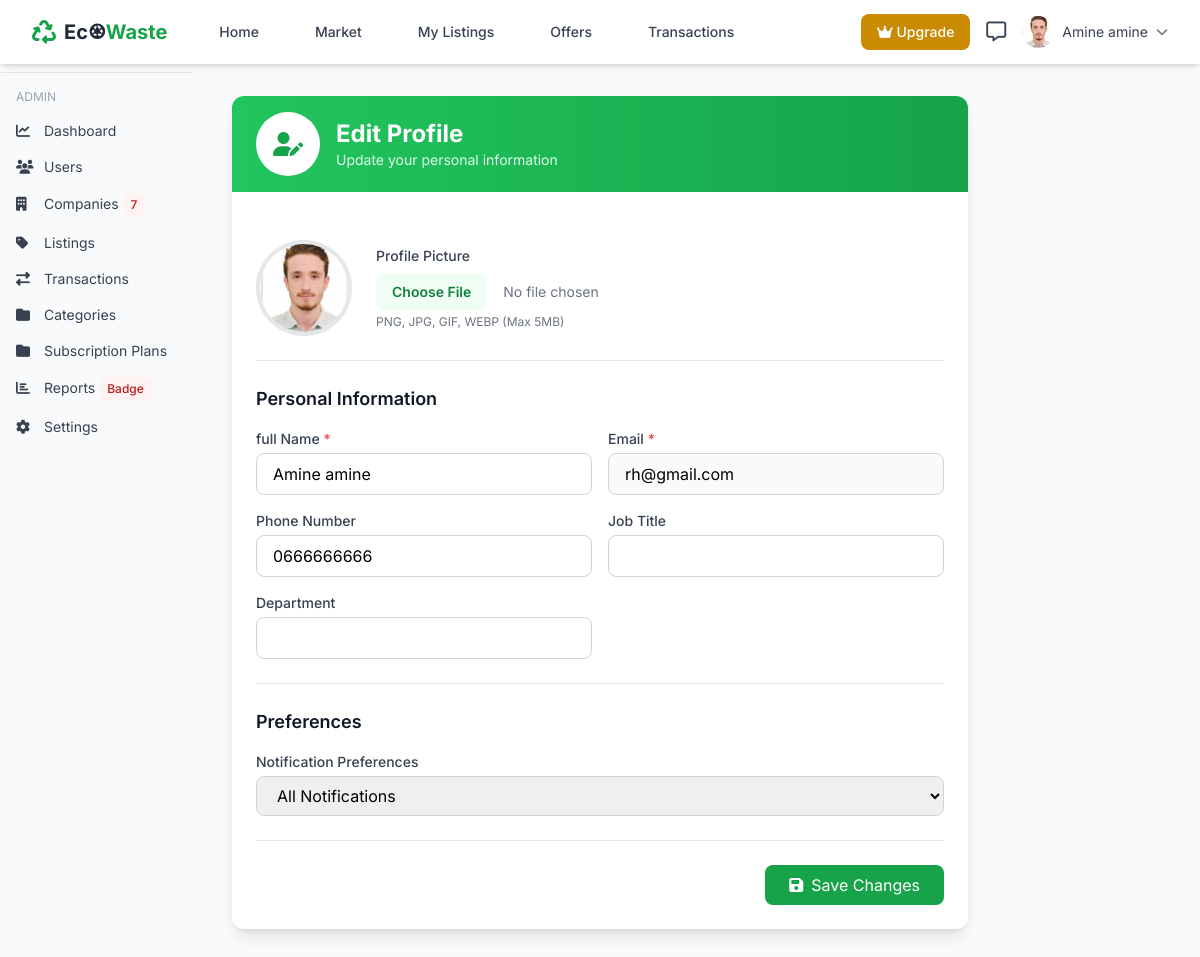
The app's page /auth/settings/profile (signed in) with its own data.
### app/auth/models.py (models this page shows, shortened)
class User(db.Model,UserMixin):
    __tablename__ = 'user'
    id = db.Column(db.Integer(),primary_key=True)
    company_id = db.Column(db.Integer(),db.ForeignKey('company.id'))
    full_name = db.Column(db.String(length=30),nullable=False)
    avatar_url= db.Column(db.String(length=30))
    phone = db.Column(db.String(length=30))
    email = db.Column(db.String(length=50),nullable=False,index=True)
    email_verified=db.Column(db.Boolean(),default=False)
    password_hash=db.Column(db.String(length=50),nullable=False)
    role = db.Column(db.String(length=30),nullable=False)  # owner, manager, employee
    job_title =db.Column(db.String(length=30))
    department =db.Column(db.String(length=30))
    notification_preferences =db.Column(db.String(length=30))
    reset_password_token = db.Column(db.String(100), unique=True, index=True)
    reset_password_expires = db.Column(db.DateTime)
    email_verified = db.Column(db.Boolean, default=False)
    email_verified_at = db.Column(db.DateTime)
    verification_token = db.Column(db.String(100), unique=True)
    verification_token_expires = db.Column(db.DateTime)
    verification_attempts = db.Column(db.Integer, default=0)
    status=db.Column(db.String(length=30), default="active")
    authorized=db.Column(db.Boolean(),default=True)
    created_at = db.Column(db.DateTime(timezone=True), server_default=db.func.now())
    owned_company = db.relationship("Company", back_populates="users")
    items = db.relationship('Item', back_populates='owned_user',lazy=True)
    notifications = db.relationship('Notification', back_populates='user')
    transactions_as_seller_manager = db.relationship('Transaction',foreign_keys='Transaction.seller_manager_id', back_populates='seller_manager',lazy=True)
    transactions_as_buyer_manager = db.relationship('Transaction',foreign_keys='Transaction.buyer_manager_id',  back_populates='buyer_manager',lazy=True)
    reviews_written = db.relationship('Review', back_populates='reviewer',foreign_keys='Review.reviewer_id')
    @property
    def unread_notification_count(self):
        from app.auth.models import Notification
        from datetime import datetime
        Notif = namedtuple('Notif', ['related_type', 'related_type_count'])
        result=Notification.query.with_entities(
                Notification.related_type,
                func.count(Notification.id).label("related_type_count")
                ).group_by(Notification.related_type).filter_by(is_read=False,user_id=current_user.id).all()
        result_object={}
        for res in result:
            result_object[res.related_type]=res.related_type_count
        return result_object
    @property
    def password(self):
        return self.password

### app/auth/routes.py (the view, shortened to what this page needs)
@bp.route("/settings/profile", methods=["POST","GET"])
@login_required
def update_profile():
    user = User.query.get(current_user.id)
    form=EditUserForm(obj=user)
    return render_template('edit_user.html',form=form,user=current_user)

### app/auth/templates/edit_user.html (shortened to what this page needs)
{% extends "base.html" %}
{% block content %}
<div class="bg-gray-50 min-h-screen py-8">
    <div class="max-w-3xl mx-auto px-4">
        <div class="bg-white rounded-xl shadow-lg overflow-hidden">
            <div class="bg-gradient-to-r from-green-500 to-green-600 px-6 py-4">
                <div class="flex items-center space-x-4">
                    <div class="w-16 h-16 bg-white rounded-full flex items-center justify-center">
                        <i class="fas fa-user-edit text-2xl text-green-600"></i>
                    </div>
                    <div>
                        <h1 class="text-2xl font-bold text-white">Edit Profile</h1>
                        <p class="text-green-100 text-sm">Update your personal information</p>
                    </div>
                </div>
            </div>
            <div class="p-6">
                <form method="POST" enctype="multipart/form-data" class="space-y-6">
                    <div class="flex items-center space-x-6">
                        <div class="flex-shrink-0">
                            {% if user.avatar_url %}
                            <img src="{{ url_for('static', filename='uploads/avatars/' + user.avatar_url) }}"
                                 class="w-24 h-24 rounded-full object-cover border-4 border-gray-200">
                            {% else %}
                            <div class="w-24 h-24 bg-gray-200 rounded-full flex items-center justify-center">
                                <i class="fas fa-user text-4xl text-gray-400"></i>
                            </div>
                            {% endif %}
                        </div>
                        <div class="flex-1">
                            <label class="block text-sm font-medium text-gray-700 mb-2">
                                Profile Picture
                            </label>
                            {{ form.avatar(class="block w-full text-sm text-gray-500 file:mr-4 file:py-2 file:px-4 file:rounded-lg file:border-0 file:text-sm file:font-semibold file:bg-green-50 file:text-green-700 hover:file:bg-green-100") }}
                            <p class="text-xs text-gray-500 mt-1">PNG, JPG, GIF, WEBP (Max 5MB)</p>
                        </div>
                    </div>
                    <div class="border-t pt-6">
                        <h3 class="text-lg font-semibold text-gray-900 mb-4">Personal Information</h3>
                        <div class="grid grid-cols-1 md:grid-cols-2 gap-4">
                            <div>
                                <label class="block text-sm font-medium text-gray-700 mb-1">
                                    full Name <span class="text-red-500">*</span>
                                </label>
                                {{ form.full_name(class="w-full border border-gray-300 rounded-lg px-4 py-2 focus:ring-green-500 focus:border-green-500") }}
                            </div>
                            <div>
                                <label class="block text-sm font-medium text-gray-700 mb-1">
                                    Email <span class="text-red-500">*</span>
                                </label>
                                {{ form.email(disabled=True,class="w-full border border-gray-300 rounded-lg px-4 py-2 focus:ring-green-500 focus:border-green-500", type="email") }}
                            </div>
                            <div>
                                <label class="block text-sm font-medium text-gray-700 mb-1">
                                    Phone Number
                                </label>
                                {{ form.phone(class="w-full border border-gray-300 rounded-lg px-4 py-2 focus:ring-green-500 focus:border-green-500") }}
                            </div>
                            <div>
                                <label class="block text-sm font-medium text-gray-700 mb-1">
                                    Job Title
                                </label>
                                {{ form.job_title(class="w-full border border-gray-300 rounded-lg px-4 py-2 focus:ring-green-500 focus:border-green-500") }}
                            </div>
                            <div>
                                <label class="block text-sm font-medium text-gray-700 mb-1">
                                    Department
                                </label>
                                {{ form.department(class="w-full border border-gray-300 rounded-lg px-4 py-2 focus:ring-green-500 focus:border-green-500") }}
                            </div>
                        </div>
                    </div>
                    <div class="border-t pt-6">
                        <h3 class="text-lg font-semibold text-gray-900 mb-4">Preferences</h3>
                        <div>
                            <label class="block text-sm font-medium text-gray-700 mb-1">
                                Notification Preferences
                            </label>
                            {{ form.notification_preferences(class="w-full border border-gray-300 rounded-lg px-4 py-2 focus:ring-green-500 focus:border-green-500") }}
                        </div>
                    </div>
                    <div class="flex justify-end space-x-4 pt-6 border-t">
                        <button type="submit"
                                class="px-6 py-2 bg-green-600 text-white rounded-lg hover:bg-green-700 transition">
                            <i class="fas fa-save mr-2"></i>Save Changes
                        </button>
                    </div>
                </form>
            </div>
        </div>
    </div>
</div>
{% endblock %}

### app/templates/base.html (shortened to what this page needs)
<!DOCTYPE html>
<html lang="en">
<head>
    <script src="https://cdn.tailwindcss.com"></script>
    <link rel="stylesheet" href="https://cdnjs.cloudflare.com/ajax/libs/font-awesome/6.4.0/css/all.min.css">
</head>
<body class="bg-gray-50">
    <nav class="bg-white shadow-md sticky top-0 z-50">
        <div class="max-w-7xl mx-auto px-4 sm:px-6 lg:px-8">
            <div class="flex justify-between h-16">
                <div class="flex items-center">
                    <a href="{{ url_for('home') }}" class="flex items-center space-x-2">
                        <i class="fas fa-recycle text-2xl text-green-600"></i>
                        <span class="font-bold text-xl text-gray-800">Ec♼<span class="text-green-600">Waste</span></span>
                    </a>
                    <div class="hidden md:flex ml-10 space-x-8">
                        <a href="{{ url_for('home') }}" class="text-gray-700 hover:text-green-600 px-3 py-2 text-sm font-medium {% if request.endpoint == 'main.index' %}text-green-600 border-b-2 border-green-600{% endif %}">
                            Home
                        </a>
                        <a  href="{{url_for('listings.market_category')}}" class="text-gray-700 hover:text-green-600 px-3 py-2 text-sm font-medium ">
                            Market
                        </a>
                        {% if current_user.is_authenticated %}
                         {%set notif=current_user.unread_notification_count%}
                        <a href="{{ url_for('listings.listings') }}" class="text-gray-700 hover:text-green-600 px-3 py-2 text-sm font-medium">
                            My Listings
                        </a>
                            <a href="{{ url_for('offers.index') }}" class="relative inline-block text-gray-700 hover:text-green-600 px-3 py-2 text-sm font-medium">
                            Offers
                            </a>
                        <a href="{{ url_for('transactions.index') }}" class="relative inline-block text-gray-700 hover:text-green-600 px-3 py-2 text-sm font-medium">
                            Transactions
                        </a>
                        {% endif %}
                    </div>
                </div>
                <div class="flex items-center space-x-4">
                    {% if current_user.is_authenticated %}
                    {% if current_user.owned_company.subscription_status =="active" %}
                    <a href="{{ url_for('subscription.pricing') }}" class="bg-yellow-600 text-white px-4 py-2 rounded-lg text-sm font-medium hover:bg-fuchsia-700 transition">
                        <i class="fa-solid fa-crown"></i> {{current_user.owned_company.subscription_plan.name}}
                    </a>
                    {%elif current_user.owned_company.subscription_status =="pending_payment"%}
                     <a href="{{ url_for('subscription.pricing') }}" class="bg-yellow-600 text-white px-4 py-2 rounded-lg text-sm font-medium hover:bg-fuchsia-700 transition">
                        <i class="fa-solid fa-crown"></i> Pending
                    </a>
                    {% else %}
                     <a href="{{ url_for('subscription.pricing') }}" class="bg-yellow-600 text-white px-4 py-2 rounded-lg text-sm font-medium hover:bg-fuchsia-700 transition">
                        <i class="fa-solid fa-crown"></i> Upgrade
                    </a>
                    {% endif %}
                    <div class="relative inline-block">
                        <a href="{{ url_for('messages.index') }}" class="text-gray-700 hover:text-green-600">
                            <i class="fa-regular fa-message text-xl"></i>
                        </a>
                    </div>
                    <div class="relative group">
                        <button class="flex items-center space-x-2 focus:outline-none">
                            {% if current_user.avatar_url %}
                            <img src="{{ url_for('static', filename='uploads/avatars/' + current_user.avatar_url) }}" class="w-8 h-8 rounded-full object-cover">
                            {% else %}
                            <div class="w-8 h-8 rounded-full bg-green-100 flex items-center justify-center">
                                <span class="text-green-600 font-medium">{{ current_user.initials }}</span>
                            </div>
                            {% endif %}
                            <span class="text-sm text-gray-700 hidden md:inline">{{ current_user.full_name }}</span>
                            <i class="fas fa-chevron-down text-xs text-gray-500"></i>
                        </button>
                    </div>
                    {% endif %}
                </div>
            </div>
        </div>
    </nav>
    {% if current_user.is_authenticated and current_user.role == 'super_admin' %}
<div class="border-t mt-2 pt-2 w-48 float-left">
    <div class="px-4 py-2 text-xs text-gray-400 uppercase">Admin</div>
    <a href="{{ url_for('admin.dashboard') }}" class="block px-4 py-2 text-sm text-gray-700 hover:bg-gray-100">
        <i class="fas fa-chart-line w-5 mr-2"></i>Dashboard
    </a>
    <a href="{{ url_for('admin.users') }}" class="block px-4 py-2 text-sm text-gray-700 hover:bg-gray-100">
        <i class="fas fa-users w-5 mr-2"></i>Users {% if notif.user %}<span class="inline-flex items-center rounded-md bg-red-50 px-2 py-1 text-xs font-medium text-red-700 inset-ring inset-ring-red-600/10">{{ notif.user}}</span>{%endif%}
    </a>
    <a href="{{ url_for('admin.companies') }}" class="block px-4 py-2 text-sm text-gray-700 hover:bg-gray-100">
        <i class="fas fa-building w-5 mr-2"></i>Companies {% if notif.company  %}<span class="inline-flex items-center rounded-md bg-red-50 px-2 py-1 text-xs font-medium text-red-700 inset-ring inset-ring-red-600/10">{{ notif.company}}</span>{%endif%}
    </a>
    <a href="{{ url_for('admin.listings') }}" class="block px-4 py-2 text-sm text-gray-700 hover:bg-gray-100">
        <i class="fas fa-tag w-5 mr-2"></i>Listings
    </a>
    <a href="{{ url_for('admin.transactions') }}" class="block px-4 py-2 text-sm text-gray-700 hover:bg-gray-100">
        <i class="fas fa-exchange-alt w-5 mr-2"></i>Transactions
    </a>
    <a href="{{ url_for('admin.categories') }}" class="block px-4 py-2 text-sm text-gray-700 hover:bg-gray-100">
        <i class="fas fa-folder w-5 mr-2"></i>Categories
    </a>
    <a href="{{ url_for('admin.subscriptions') }}" class="block px-4 py-2 text-sm text-gray-700 hover:bg-gray-100">
        <i class="fas fa-folder w-5 mr-2"></i>Subscription Plans
    </a>
    <a href="{{ url_for('admin.reports') }}" class="block px-4 py-2 text-sm text-gray-700 hover:bg-gray-100">
        <i class="fas fa-chart-bar w-5 mr-2"></i>Reports <span class="inline-flex items-center rounded-md bg-red-50 px-2 py-1 text-xs font-medium text-red-700 inset-ring inset-ring-red-600/10">Badge</span>
    </a>
    <a href="{{ url_for('admin.settings') }}" class="block px-4 py-2 text-sm text-gray-700 hover:bg-gray-100">
        <i class="fas fa-cog w-5 mr-2"></i>Settings
    </a>
</div>
{% endif %}
    <main>
        {% block content %}{% endblock %}
    </main>
</body>
</html>

### records on screen
User: avatar_url (picture), full_name "Amine amine", email "rh@gmail.com", phone "0666666666", notification_preferences "All Notifications"

### other values on screen
{{ notif.company }} "7"
